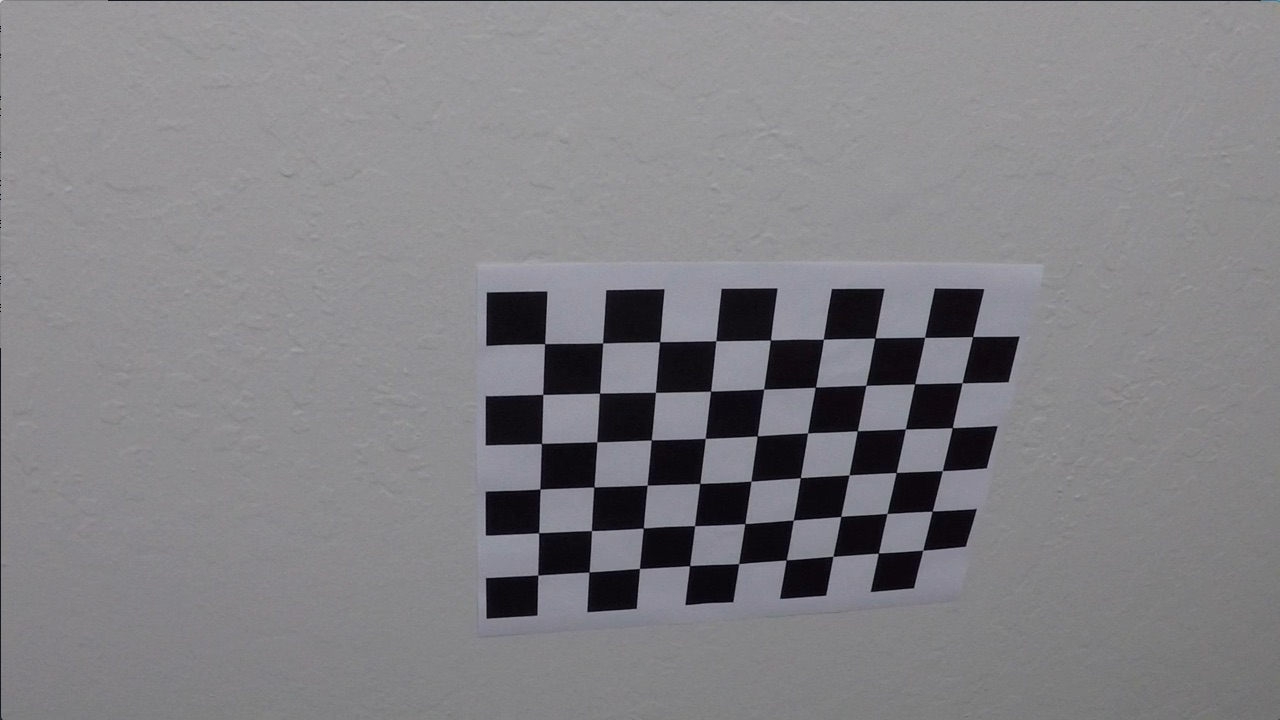
#> input picture Project2_AdvancedLaneFinding/camera_cal/calibration10.jpg, 1280 x 720 px; its folder holds only this picture in this run; the run also reads 2 pictures not shown here
$ jupyter execute --allow-errors Pipeline_prototype.ipynb   (shell and % lines are left out)   (older library calls are emulated)
#> lines starting #> are read from the running program, lines starting #| are printed output that depends on the picture; after the words box and inside, x2 and y2 are one past the last pixel; in counts of white or black regions, pixels touching at a corner belong together
## Advanced Lane Finding Project

The goals / steps of this project are the following:

* Compute the camera calibration matrix and distortion coefficients given a set of chessboard images.
* Apply a distortion correction to raw images.
* Use color transforms, gradients, etc., to create a thresholded binary image.
* Apply a perspective transform to rectify binary image ("birds-eye view").
* Detect lane pixels and fit to find the lane boundary.
* Determine the curvature of the lane and vehicle position with respect to center.
* Warp the detected lane boundaries back onto the original image.
* Output visual display of the lane boundaries and numerical estimation of lane curvature and vehicle position.

## 1. Camera Calibration & Distortion Correction

### Camera Calibration
* Input : Chessboard images for Camera Calibration
    - Directory of chessboard images
    - The number of inside corners in chessboard image in x-direction and y-direction


* Output : Parameters for Camera Calibration
    - Camera Matrix : Output 3X3 floating point camera matrix
    $$camera \; matrix = \left [ \begin{matrix} f_x & 0 & c_x \\ 0 & f_y & c_y \\ 0 & 0 & 1 \end{matrix} \right ]$$
    - Distortion Coefficients : Coefficients for Radial Distortion and Tangential Distortion
    $$Distortion \; coefficients=(k_1 \hspace{10pt} k_2 \hspace{10pt} p_1 \hspace{10pt} p_2 \hspace{10pt} k_3)$$

### Distortion Correction


Reference : [OpenCV-Python Tutorials / Camera Calibration and 3D Reconstruction / Camera Calibration](https://docs.opencv.org/master/dc/dbb/tutorial_py_calibration.html)

[cell 1]
import os.path as path
import glob

import numpy as np
import matplotlib.pyplot as plt
import cv2

def calibrateCamera(dir_cameraCalibration, nx, ny):
    '''
    # Function Description
    Camera calibtration function that calculates Camera matrix, Distortion coefficients, Rotation vector, Translation vector
    from chessboard images.

    # Parameter
    dir_cameraCalibration = chessboard image folder directory
    nx                    = the number of chessboard inside corners in x-direction
    ny                    = the number of chessboard inside corners in y-direction

    # Return
    ret                   = return value
    mtx                   = camera matrix
    dist                  = distortion coefficient
    rvecs                 = rotation vectors
    tvecs                 = translation vectors
    '''

    # Prepare object points, like (0, 0, 0), (1, 0, 0), (2, 0, 0), (7, 5, 0)
    objp = np.zeros((nx*ny, 3), np.float32)
    objp[:, :2] = np.mgrid[0:nx, 0:ny].T.reshape(-1, 2)     # x, y coordinates

    # Arrays to store object points and image points from all the images
    objpoints = []     # 3D points in real world space
    imgpoints = []     # 2D points in image plane

    images = glob.glob(path.join(dir_cameraCalibration, '*.jpg'))
    for fname in images:
        # Convert the image to grayscale
        img = cv2.imread(fname)
        gray = cv2.cvtColor(img, cv2.COLOR_BGR2GRAY)

        # FInd the chessboard corners
        ret, corners = cv2.findChessboardCorners(gray, (nx, ny), None)

        if ret == True:
            objpoints.append(objp)
            imgpoints.append(corners)

    ret, mtx, dist, rvecs, tvecs = cv2.calibrateCamera(objpoints, imgpoints, gray.shape[::-1], None, None)
    return ret, mtx, dist, rvecs, tvecs

def undistortImage(img, mtx, dist, **kwargs):
    '''
    # Function Description
    Undistort Image using camera matrix and distortion coefficient

    # Parameter
    img_fname             = original image file directory
    mtx                   = camera matrix
    dist                  = distortion coefficient
    kwargs                = keyword arguments

    # kwargs
    verbose               = show both original image and undistorted image when verbose == True

    # Return
    img_udst              = undistorted image in RGB
    '''
    img_udst = cv2.undistort(img, mtx, dist, None, mtx)

    for key, value in kwargs.items():
        if key == 'verbose' and value == True:
            f, (ax1, ax2) = plt.subplots(1, 2, figsize = (32, 9))
            ax1.set_title('Original Image', fontsize=30)
            ax1.imshow(img)
            ax2.set_title('Undistorted Image', fontsize=30)
            ax2.imshow(img_udst)

    return img_udst

[cell 2]
# How to use
_, mtx, dist, _, _ = calibrateCamera('camera_cal', 9, 6)
#> in calibrateCamera, img is the input picture: shape (720, 1280, 3); mean B, G, R 133.1, 129.4, 130.2
#> in calibrateCamera, `ret, corners = cv2.findChessboardCorners(gray, (nx, ny), None)`: ret = True; corners = 54 rows, first 8: [545.3, 343.1], [602.7, 342.8], [660.1, 341.3], [715.8, 340.7], [770.6, 340], [823.5, 339.2], [874.3, 338.5], [925.1, 337.4]
#> in calibrateCamera, `ret, mtx, dist, rvecs, tvecs = cv2.calibrateCamera(objpoints, imgpoint..`: ret = 0.68; mtx = [[1143.7, 0, 681.7], [0, 1109.2, 367.7], [0, 0, 1]]; dist = [[-0.515, 2.99, -0.00876, 0.00937, 1.41]]; rvecs = ([0.451, -0.252, 0.0361],); tvecs = ([-2.31, -0.422, 19.12],)
#> dist = [[-0.515, 2.99, -0.00876, 0.00937, 1.41]]
img = cv2.imread('camera_cal/calibration1.jpg')
#> (the rest of this cell did not finish here and is left out)

## 2. Get Binary Image

[cell 3]
# [25 lines left out: function threshold_hls, not called in this run]

def threshold_gradMag(img_rgb):
    '''
    # Function Description
    Gradient magnitude thresholding and binarization by using Sobel operator

    # Parameter
    img_rgb   = RGB, undistorted image

    # Return
    sx_binary = binarized image thresholded in Saturation channel of HLS space
    '''
    ## Gradient ##
    # NOTE: we already saw that standard grayscaling lost color information for the lane lines
    gray = cv2.cvtColor(img_rgb, cv2.COLOR_RGB2GRAY)

    # Sobel x
    sobelx = cv2.Sobel(gray, cv2.CV_64F, 1, 0) # Take the derivative in x
    # Sobel y
    sobely = cv2.Sobel(gray, cv2.CV_64F, 0, 1) # Take the derivative in x
    # Take Magnitude of Gradient(Sobel x & y)
    sobel_mag = np.sqrt(np.square(sobelx) + np.square(sobely))
    sobel_scaled = np.uint8(sobel_mag / np.max(sobel_mag) * 255)

    # Threshold x gradient
    thresh_min = 70
    thresh_max = 255
    sxbinary = np.zeros_like(sobel_scaled)
    sxbinary[(sobel_scaled >= thresh_min) & (sobel_scaled <= thresh_max)] = 1

    return sxbinary

def threshold_color(img_rgb, **kwargs):
    # Threshold color channel
    white_thresh_min = [0, 0, 185]
    white_thresh_max = [180, 25, 255]

    yellow_thresh_min = [20, 30, 30]
    yellow_thresh_max = [40, 255, 255]

    # Note: img is the undistorted, RGB image
    img_hsv = cv2.cvtColor(img_rgb, cv2.COLOR_RGB2HSV)

    # Threshold color channel
    white_binary = np.ones_like(img_hsv[:, :, 0])
    yellow_binary = np.ones_like(img_hsv[:, :, 0])

    for i in range(3):
        img_channel = img_hsv[:, :, i]

        channel_binary_white = np.zeros_like(img_hsv[:, :, 0])
        channel_binary_white[(img_channel >= white_thresh_min[i]) & (img_channel <= white_thresh_max[i])] = 1
        white_binary = white_binary & channel_binary_white

        channel_binary_yellow = np.zeros_like(img_hsv[:, :, 0])
        channel_binary_yellow[(img_channel >= yellow_thresh_min[i]) & (img_channel <= yellow_thresh_max[i])] = 1
        yellow_binary = yellow_binary & channel_binary_yellow

        color_binary = white_binary | yellow_binary
    for key, value in kwargs.items():
        if key == 'verbose' and value == True:
            f, axes = plt.subplots(1, 2, figsize=(32,18))
            axes[0].set_title('White Thersholds', fontsize=30)
            axes[0].imshow(white_binary, cmap = 'gray')

            axes[1].set_title('Yellow Thersholds', fontsize=30)
            axes[1].imshow(yellow_binary, cmap = 'gray')

    return color_binary

def cvtImg2Bin(img_rgb, **kwargs):
    '''
    # Function Description
    Convert RGB image to Binary image. Binary image is obtained
    by combining HLS thresholded image and Gradient magnitude thresholded image

    # Parameter
    img_rgb               = RGB, undistorted image
    kwargs                = keyword arguments

    # kwargs
    verbose               = show both S channel image and undistorted image when verbose == True

    # Return
    combined_binary       = binarized image
    '''
    ## Binarization ##
    # get thresholded images
#     s_binary = threshold_hls(img_rgb)
    color_binary = threshold_color(img_rgb)
    sxbinary = threshold_gradMag(img_rgb)


    # Combine the two binary thresholds
    combined_binary = np.zeros_like(sxbinary)
#     combined_binary[(s_binary == 1) | (sxbinary == 1)] = 1
#     combined_binary = combined_binary & color_binary
    combined_binary[(color_binary == 1) | (sxbinary == 1)] = 1

    # Morphology closing
    kernel = np.ones((5, 5), np.uint8)
    combined_binary = cv2.morphologyEx(combined_binary, cv2.MORPH_CLOSE, kernel)

    ## Visualization ##
    # Stack each channel to view their individual contributions in green and blue respectively
    # This returns a stack of the two binary images, whose components you can see as different colors
    color_binary = np.dstack(( np.zeros_like(sxbinary), sxbinary, color_binary)) * 255

    # Plotting thresholded images
    for key, value in kwargs.items():
        if key == 'verbose' and value == True:
            f, axes = plt.subplots(2, 2, figsize=(32,18))
            axes[0, 0].set_title('Color Thersholdede', fontsize=30)
            axes[0, 0].imshow(color_binary, cmap = 'gray')

            axes[0, 1].set_title('Sobel Thersholdede', fontsize=30)
            axes[0, 1].imshow(sxbinary, cmap = 'gray')

            axes[1, 0].set_title('Stacked Thresholds', fontsize=30)
            axes[1, 0].imshow(color_binary)

            axes[1, 1].set_title('Combined S Channel and Gradient Thresholds', fontsize=30)
            axes[1, 1].imshow(combined_binary, cmap='gray')

    return combined_binary

[cell 4]
_, mtx, dist, _, _ = calibrateCamera('camera_cal', 9, 6)

[cell 5]
# How to use
img = cv2.imread('test_images/challenge_video.mp4_20200810_194832.320.jpg')
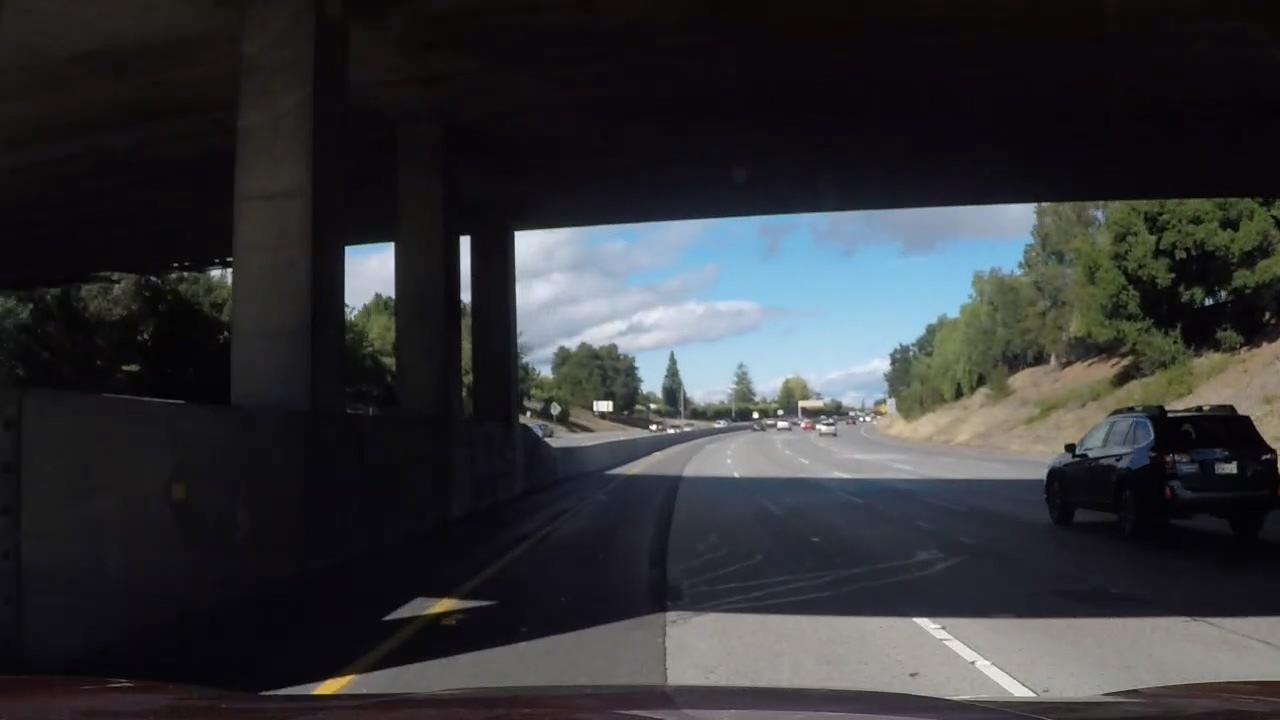
#> input picture Project2_AdvancedLaneFinding/test_images/challenge_video.mp4_20200810_194832.320.jpg, 1280 x 720 px
#> img is the input picture: shape (720, 1280, 3); mean B, G, R 55.1, 52.4, 51
img = cv2.cvtColor(img, cv2.COLOR_BGR2RGB)
img_udst = undistortImage(img, mtx, dist, verbose = True)

[cell 6]
# threshold_color(img_udst, verbose = True)
img_bin = cvtImg2Bin(img_udst, verbose = True)
#> after the loop in threshold_color, `for i in range(3):`:
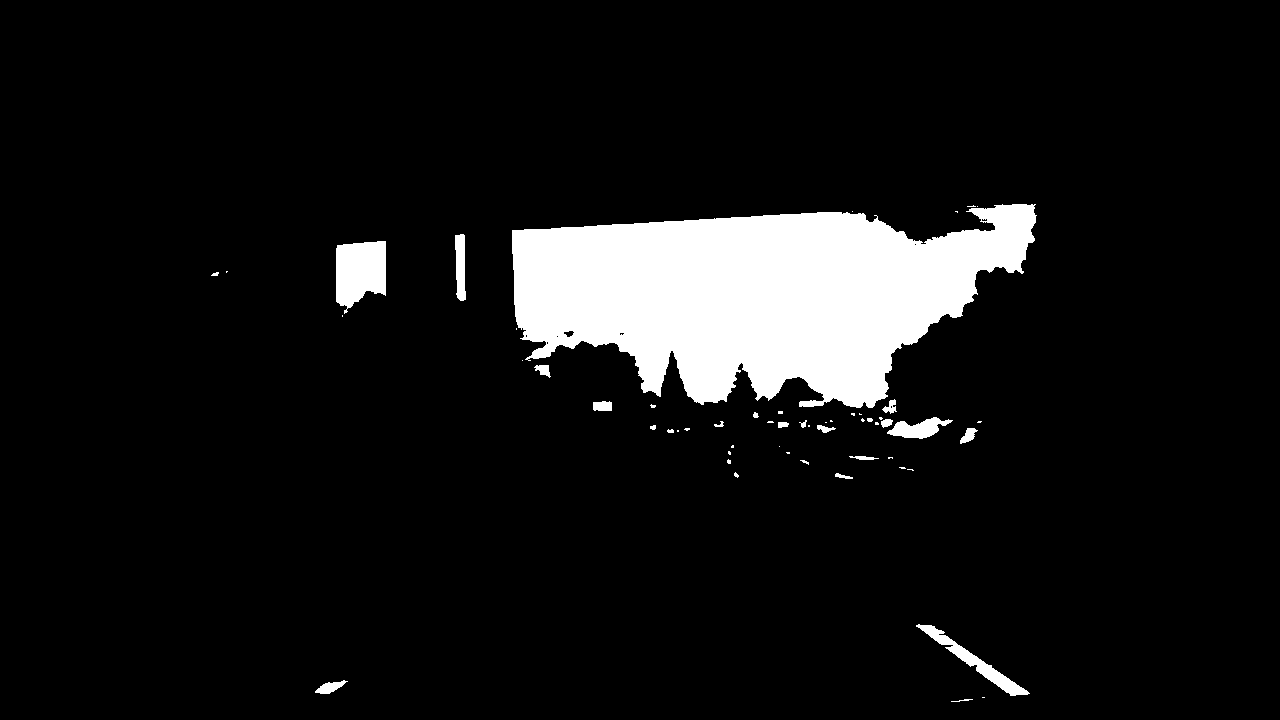
#> channel_binary_white: shape (720, 1280); values 0 (black) and 1 (white), 8.4% white; 56 white regions (32 under 20 px), largest, box (x1, y1, x2, y2) and area: (512, 204, 1037, 408) 70262, (336, 241, 386, 314) 2815, (916, 624, 1030, 696) 1353
#> after the loop in threshold_color, `for i in range(3):`:
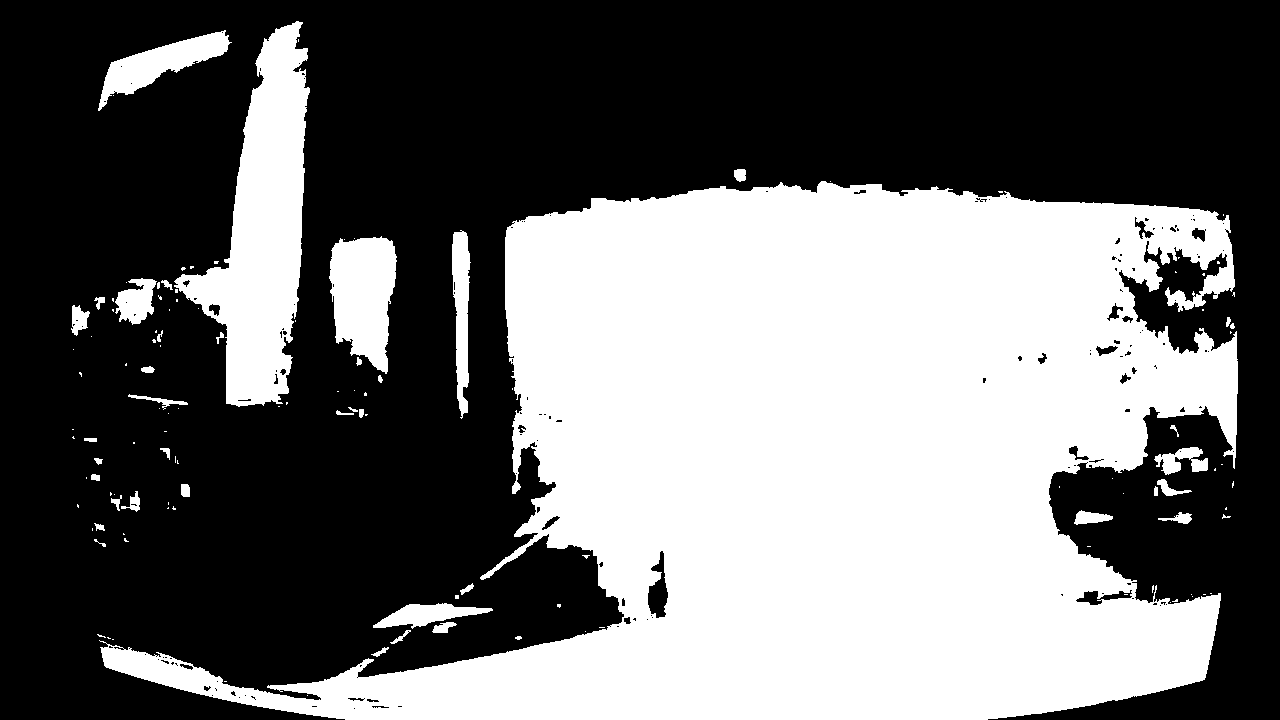
#> channel_binary_yellow: shape (720, 1280); values 0 (black) and 1 (white), 42% white; 130 white regions (88 under 20 px), largest, box (x1, y1, x2, y2) and area: (99, 181, 1238, 720) 342349, (174, 21, 310, 407) 24680, (329, 236, 397, 374) 6772
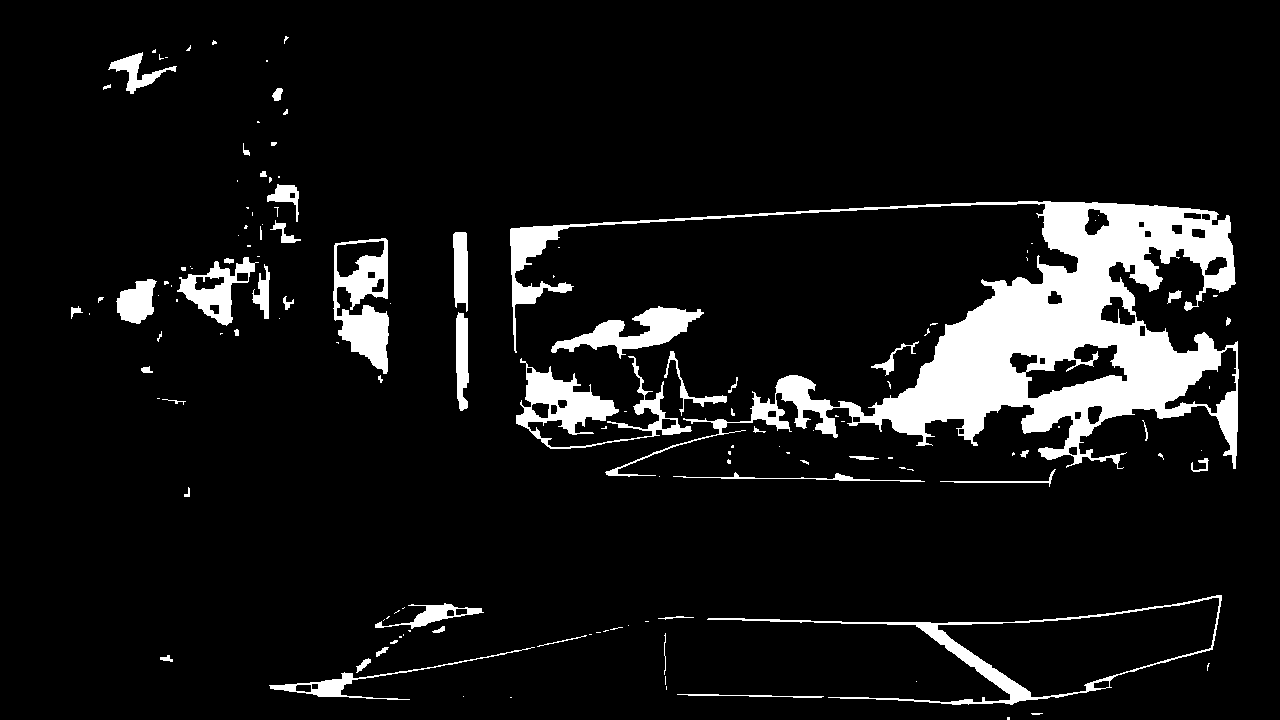
#> img_bin: shape (720, 1280); values 0 (black) and 1 (white), 8.6% white; 139 white regions (84 under 20 px), largest, box (x1, y1, x2, y2) and area: (510, 201, 1239, 477) 50322, (516, 356, 692, 449) 4623, (333, 238, 389, 374) 4137
#> (the rest of the program and of its run is left out)
